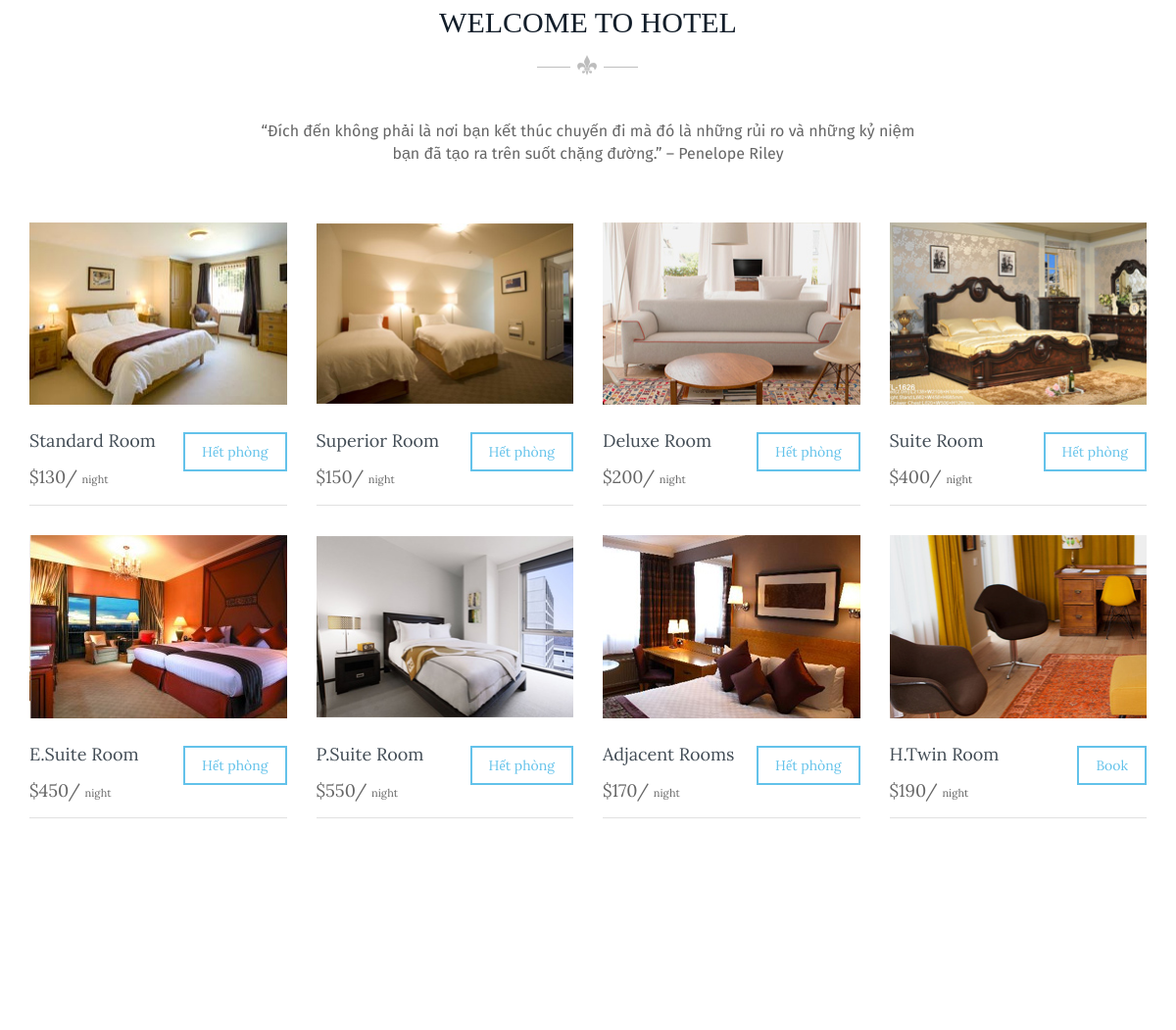
The page / (signed in, middle part) on the database as committed earlier.
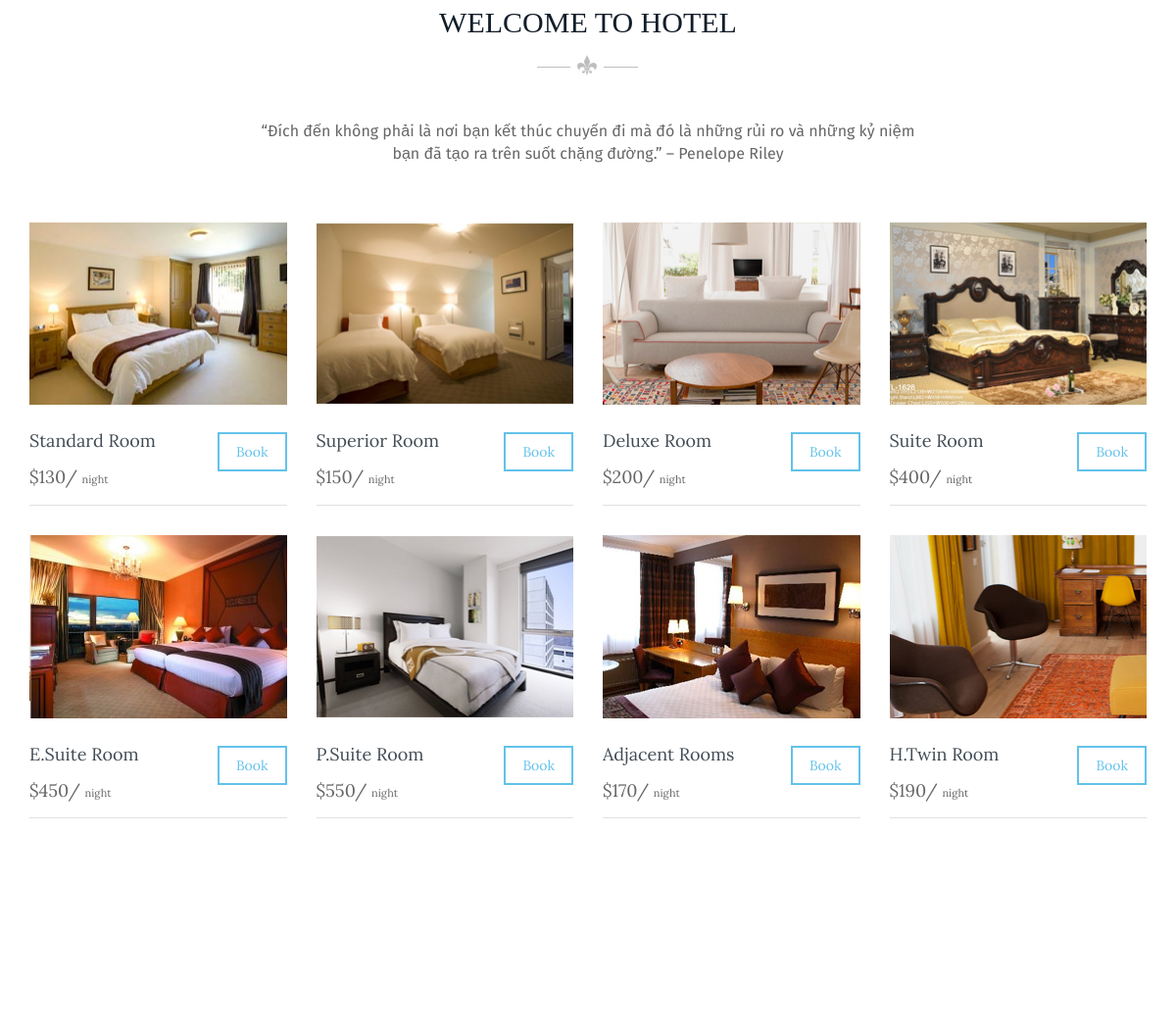
The same page on the database as committed later.
### phong/models.py (models this page shows, shortened)
class Phong(models.Model):
    choice_phong = {(0,"Standard Room"),(1,"Superior Room"),(2,"Deluxe Room"),(3,"Suite Room")
                    ,(4,"Executive Suite Room"),(5,"President Suite Room"),(6,"Adjacent Rooms"),(7,"Hollywood Twin Room")}
    sophong= models.CharField(max_length=30,primary_key=True,default=0)
    loaiphong = models.IntegerField(choices = choice_phong,default=0)
    gia= models.BigIntegerField(default=0)
    active = models.BooleanField(default = False)

### hotel/views.py (the view, shortened to what this page needs)
# urls.py: path('', indexView.as_view(),name="index"),
class indexView(LoginRequiredMixin, View):
    login_url="/login/"
    def get(self,request):
        form = Phong.objects.all()
        context = {'f':form}
        return render(request, 'hoteltp/index.html',context)

### templates/hoteltp/index.html (shortened to what the changed rows need)
{% extends 'hoteltp/base.html' %}
{% load static %}
{% block body %}
    <body id="home_one">
        <section class="welcome_area">
            <div class="container">
                    <div class="welcome">
                        <div class="row">
                            <div class="other_room">
		                        <div class="section_content">
		                            <div class="accomodation_single_room">
		                                <div class="container">
		                                    <div class="row">
		                                        <div class="col-lg-3 col-md-3 col-sm-3">
		                                            <div class="single_room_wrapper clearfix padding-bottom-30">
		                                                <figure class="uk-overlay uk-overlay-hover">
		                                                    <div class="room_title border-bottom-whitesmoke clearfix">
		                                                            {% for i in f %}
			                                                            {% if i.sophong == "A01" %}
			                                                            {% if i.active == False%}
			                                                            <form method="post">
			                                                            <div class="left_room_title floatright">
			                                                                <button type="submit" class="btn btn-book">Book</button>
			                                                            </div>
			                                                            </form>
		                                                            {% else %}
		                                                            <div class="left_room_title floatright">
		                                                                <a href="#" class="btn btn-book">Hết phòng</a>
		                                                            </div>
		                                                            {%endif%}
		                                                            {%endif%}
		                                                            {%endfor%}
		                                                        </div>
		                                                </figure>
		                                            </div>
		                                        </div>
		                                        <div class="col-lg-3 col-md-3 col-sm-3">
		                                            <div class="single_room_wrapper clearfix padding-bottom-30">
		                                                <figure class="uk-overlay uk-overlay-hover">
		                                                    <div class="room_title border-bottom-whitesmoke clearfix">
		                                                            {% for i in f %}
			                                                            {% if i.sophong == "A02" %}
			                                                            {% if i.active == False%}
		                                                            	<form method="post">
			                                                            <div class="left_room_title floatright">
			                                                                <button type="submit" class="btn btn-book">Book</button>
			                                                            </div>
			                                                            </form>
		                                                            	{% else %}
		                                                            <div class="left_room_title floatright">
		                                                                <a href="#" class="btn btn-book">Hết phòng</a>
		                                                            </div>
			                                                            {%endif%}
			                                                            {%endif%}
		                                                            {%endfor%}
		                                                        </div>
		                                                </figure>
		                                            </div>
		                                        </div>
		                                        <div class="col-lg-3 col-md-3 col-sm-3">
		                                            <div class="single_room_wrapper clearfix padding-bottom-30">
		                                                <figure class="uk-overlay uk-overlay-hover">
		                                                    <div class="room_title border-bottom-whitesmoke clearfix">
		                                                            {% for i in f %}
			                                                            {% if i.sophong == "A03" %}
			                                                            {% if i.active == False%}
		                                                            <form method="post">
			                                                            <div class="left_room_title floatright">
			                                                                <button type="submit" class="btn btn-book">Book</button>
			                                                            </div>
			                                                            </form>
		                                                            {% else %}
		                                                            <div class="left_room_title floatright">
		                                                                <a href="#" class="btn btn-book">Hết phòng</a>
		                                                            </div>
		                                                            {%endif%}
		                                                            {%endif%}
		                                                            {%endfor%}
		                                                        </div>
		                                                </figure>
		                                            </div>
		                                        </div>
		                                        <div class="col-lg-3 col-md-3 col-sm-3">
		                                            <div class="single_room_wrapper clearfix padding-bottom-30">
		                                                <figure class="uk-overlay uk-overlay-hover">
		                                                    <div class="room_title border-bottom-whitesmoke clearfix">
		                                                            {% for i in f %}
			                                                            {% if i.sophong == "A04" %}
			                                                            {% if i.active == False%}
		                                                            	<form method="post">
			                                                            <div class="left_room_title floatright">
			                                                                <button type="submit" class="btn btn-book">Book</button>
			                                                            </div>
			                                                            </form>
		                                                            	{% else %}
		                                                            <div class="left_room_title floatright">
		                                                                <a href="#" class="btn btn-book">Hết phòng</a>
		                                                            </div>
			                                                            {%endif%}
			                                                            {%endif%}
		                                                            {%endfor%}
		                                                        </div>
		                                                </figure>
		                                            </div>
		                                        </div>
		                                        <div class="col-lg-3 col-md-3 col-sm-3">
		                                            <div class="single_room_wrapper clearfix padding-bottom-30">
		                                                <figure class="uk-overlay uk-overlay-hover">
		                                                    <div class="room_title border-bottom-whitesmoke clearfix">
		                                                            {% for i in f %}
			                                                            {% if i.sophong == "A05" %}
			                                                            {% if i.active == False%}
		                                                            <form method="post">
			                                                            <div class="left_room_title floatright">
			                                                                <button type="submit" class="btn btn-book">Book</button>
			                                                            </div>
			                                                            </form>
		                                                            	{% else %}
		                                                            <div class="left_room_title floatright">
		                                                                <a href="#" class="btn btn-book">Hết phòng</a>
		                                                            </div>
			                                                            {%endif%}
			                                                            {%endif%}
		                                                            {%endfor%}
		                                                        </div>
		                                                </figure>
		                                            </div>
		                                        </div>
		                                        <div class="col-lg-3 col-md-3 col-sm-3">
		                                            <div class="single_room_wrapper clearfix padding-bottom-30">
		                                                <figure class="uk-overlay uk-overlay-hover">
		                                                    <div class="room_title border-bottom-whitesmoke clearfix">
		                                                            {% for i in f %}
			                                                            {% if i.sophong == "A06" %}
			                                                            {% if i.active == False%}
		                                                            	<form method="post">
			                                                            <div class="left_room_title floatright">
			                                                                <button type="submit" class="btn btn-book">Book</button>
			                                                            </div>
			                                                            </form>
		                                                            	{% else %}
		                                                            <div class="left_room_title floatright">
		                                                                <a href="#" class="btn btn-book">Hết phòng</a>
		                                                            </div>
			                                                            {%endif%}
			                                                            {%endif%}
		                                                            {%endfor%}
		                                                        </div>
		                                                </figure>
		                                            </div>
		                                        </div>
		                                        <div class="col-lg-3 col-md-3 col-sm-3">
		                                            <div class="single_room_wrapper clearfix padding-bottom-30">
		                                                <figure class="uk-overlay uk-overlay-hover">
		                                                    <div class="room_title border-bottom-whitesmoke clearfix">
		                                                            {% for i in f %}
			                                                            {% if i.sophong == "A07" %}
			                                                            {% if i.active == False%}
		                                                            	<form method="post">
			                                                            <div class="left_room_title floatright">
			                                                                <button type="submit" class="btn btn-book">Book</button>
			                                                            </div>
			                                                            </form>
		                                                            	{% else %}
		                                                            <div class="left_room_title floatright">
		                                                                <a href="#" class="btn btn-book">Hết phòng</a>
		                                                            </div>
			                                                            {%endif%}
			                                                            {%endif%}
		                                                            {%endfor%}
		                                                        </div>
		                                                </figure>
		                                            </div>
		                                        </div>
		                                    </div>
		                                </div>
		                            </div>
		                        </div>
                    </div>
                        </div>
                    </div>
            </div>
        </section>
{% endblock %}

Rows that differ between the two databases and show on the page:
changed Phong (number 1 of 8 on the later page): active "Hết phòng" → "Book"
changed Phong (number 2 of 8 on the later page): active "Hết phòng" → "Book"
changed Phong (number 3 of 8 on the later page): active "Hết phòng" → "Book"
changed Phong (number 4 of 8 on the later page): active "Hết phòng" → "Book"
changed Phong (number 5 of 8 on the later page): active "Hết phòng" → "Book"
changed Phong (number 6 of 8 on the later page): active "Hết phòng" → "Book"
changed Phong (number 7 of 8 on the later page): active "Hết phòng" → "Book"
